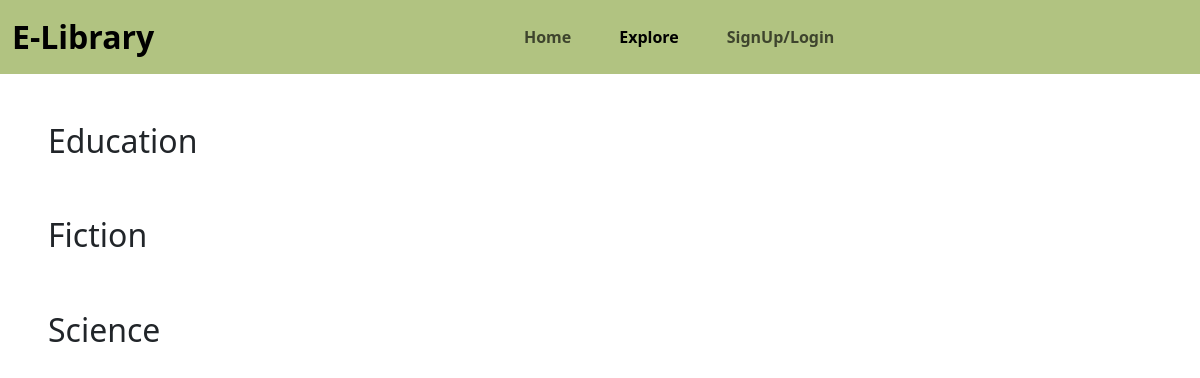
The page /explore/ on the database as committed earlier.
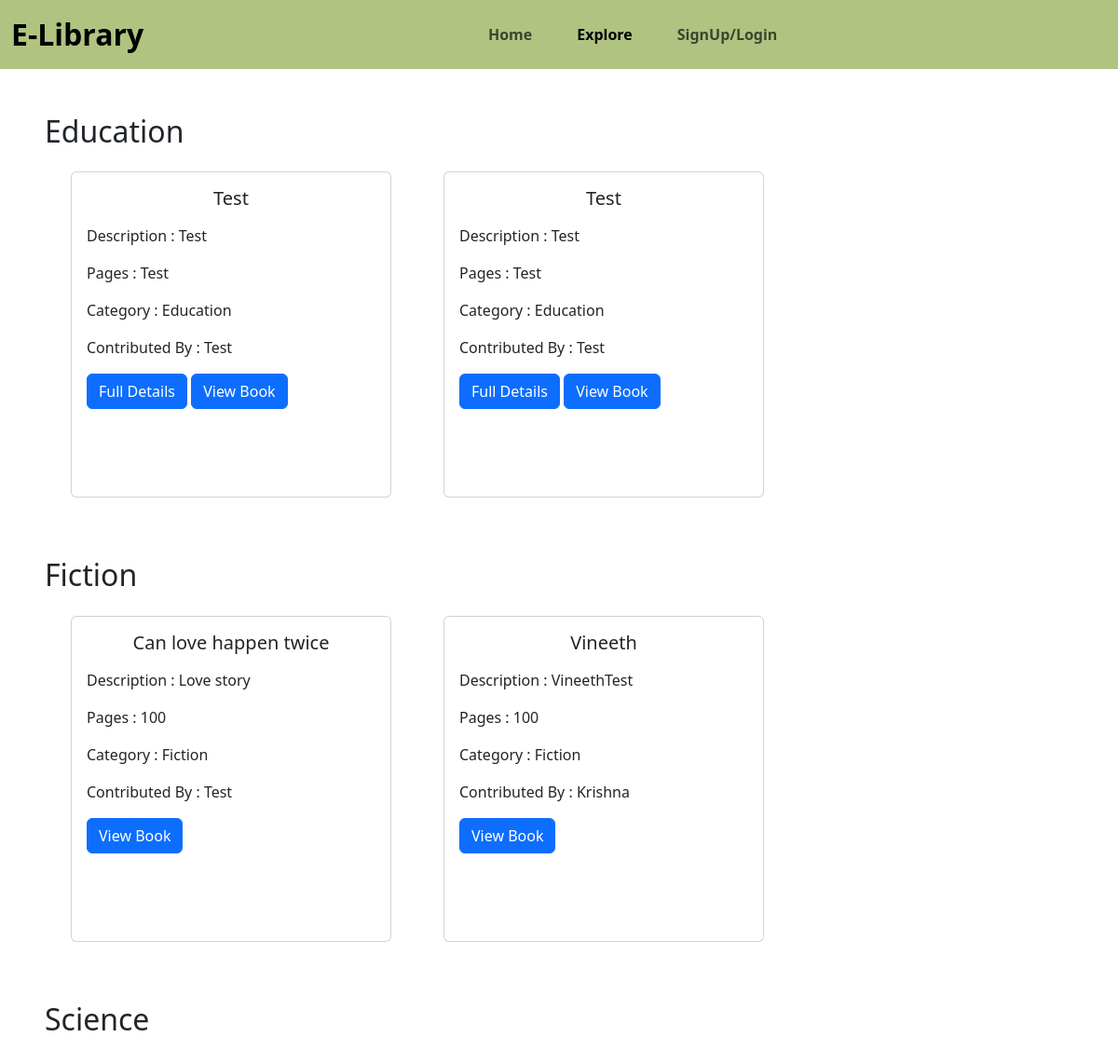
The same page on the database as committed later.
### myapp/models.py (models this page shows)
class ebookss(models.Model):
    title=models.TextField(max_length=100,default='Test')
    summary=models.TextField(max_length=100,default='Test')
    pages=models.TextField(max_length=100,default='Test')
    pdf=models.FileField(upload_to='pdfs/',default='Test')
    author=models.TextField(max_length=100,default='Test')
    category=models.TextField(max_length=100, default='Test')

### myapp/views.py (the view)
# urls.py: path("explore/",exploree,name='explore'),
def exploree(req):
    educationalbook=ebookss.objects.filter(category='Education')
    fictiona=ebookss.objects.filter(category='Fiction')
    science=ebookss.objects.filter(category='Science')
    return render(req,"explore.html",{'education':educationalbook,"fiction":fictiona,"science":science})

### myapp/templates/explore.html (shortened to what this page needs)
{% load static %}
<!doctype html>
<html lang="en">
<head>
	<link href="https://cdn.jsdelivr.net/npm/bootstrap@5.3.2/dist/css/bootstrap.min.css" rel="stylesheet">
	<link rel="stylesheet" href="{% static 'css/style.css' %}"/>
</head>
<body>
	<section class="navbar--section">
	<nav class="navbar navbar-expand-lg ">
		<div class="container-fluid">
		<a class="navbar-brand" href="#">E-Library</a>
		<div class="collapse navbar-collapse justify-content-center" id="navbarNav">
			<ul class="navbar-nav">
			<li class="nav-item">
				<a class=" nav-link " aria-current="page" href="/">Home</a>
			</li>
			<li class="nav-item">
				<a class="nav-link active" href="/explore">Explore</a>
			</li>
			{% if user.is_authenticated %}
			<li class="nav-item">
				<a class="nav-link" href="/logout">Logout</a>
			</li>
			{% else %}
			<li class="nav-item">
				<a class="nav-link" href="register">SignUp/Login</a>
			</li>
			{% endif %}
			</ul>
		</div>
		</div>
	</nav>
	</section>
	<section class="explore--education--category m-5 ">
		<h2>Education</h2>
	<div class="container">
		<div class="row">
		{% for book in education %}
				<div class="col-lg-4 m-3">
					<div class="card" style="height: 350px;">
					<div class="card-body">
						<h5 class="card-title text-center mb-3">{{book.title}}</h5>
						<p class="card-text">Description : {{ book.summary|truncatechars:100 }}</p>
						<p class="card-text">Pages : {{book.pages}}</p>
						<p class="card-text">Category : {{book.category}}</p>
						<p class="card-text">Contributed By : {{book.author}}</p>
						<a href="{% url 'viewbooks' book.id %}" class="btn btn-primary">Full Details</a>
						<a href="{{book.pdf.url}}" class="btn btn-primary">View Book</a>
					</div>
					</div>
				</div>
		{% endfor %}
	</div>
	</div>
	</section>
<section class="explore--education--category m-5 ">
		<h2>Fiction</h2>
			<div class="container">
			<div class="row">
		{% for book in fiction %}
				<div class="col-lg-4 m-3">
					<div class="card" style="height: 350px;">
					<div class="card-body">
						<h5 class="card-title text-center mb-3">{{book.title}}</h5>
						<p class="card-text">Description : {{ book.summary|truncatechars:50 }}</p>
						<p class="card-text">Pages : {{book.pages}}</p>
						<p class="card-text">Category : {{book.category}}</p>
						<p class="card-text">Contributed By : {{book.author}}</p>
						<a href="{{book.pdf.url}}" class="btn btn-primary">View Book</a>
					</div>
					</div>
				</div>
		{% endfor %}
		</div>
		</div>
	</section>
	<section class="explore--education--category m-5">
		<h2>Science</h2>
	</section>
</body>
</html>

### myapp/static/style.css (style rules this page uses)
.navbar { background-color: #B1C381; font-weight: 600; }
.nav-link { margin: 0 1rem; }
.navbar-brand { font-size: 2rem; }

Rows that differ between the two databases and show on the page:
added ebookss: title "Test", summary "Test", pages "Test", category "Education", author "Test"
added ebookss: title "Test", summary "Test", pages "Test", category "Education", author "Test"
added ebookss: title "Can love happen twice", summary "Love story", pages "100", category "Fiction", author "Test"
added ebookss: title "Vineeth", summary "VineethTest", pages "100", category "Fiction", author "Krishna"
